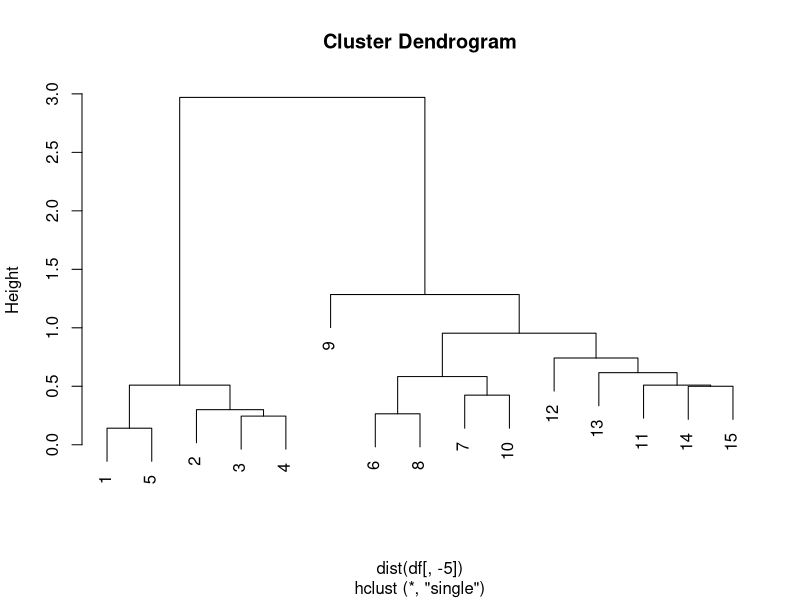

Write R code to recreate this figure.
## ---- chunk 1
knitr::opts_chunk$set(echo = TRUE, fig.align = "center")
## ---- chunk 2
#taking only a small portion of the iris data
df <- iris[c(1:5, 51:55, 101:105), ]
#resetting the row names of the iris data so they are 1:15 
rownames(df) <- NULL
## ---- chunk 3
#checking the number of observations and variables
dim(iris)

#checking the structure of the data
str(iris)

#checking the first 6 observations
head(iris)

#checking the last 6 observations
tail(iris)

#checking if there are any missing values
any(is.na(iris))
## ---- chunk 4
table(df$Species)
## ---- chunk 5
scale(x = df[, -5])
## ---- chunk 6
#making a distance matrix using the dist() function to double check results later
dist_check <- round(as.matrix(dist(x = df[, -5], method = "euclidean")), digits = 2)

#making a function to calculate the euclidean distance between all pairs of observations 
dist_mat <- function(df){
  
  #getting the number of observations
  n <- nrow(df)
  
  #converting the data frame into a matrix
  mat <- as.matrix(df)

  #creating a storage for the output of the for loop
  mat_out <- matrix(data = 0, nrow = n, ncol = n)
  
  #creating a double for loop to calculate the euclidean distances between all pairs of observations
    for (i in 1:n){ 
      for (j in 1:n){ 
        mat_out[i,j] <- round(sqrt(sum((mat[i,] - mat[j,])^2)), digits = 2)
    }
  }
  
  #printing the output
  return(mat_out)
}

#double checking to make the sure function runs
dist_calc <- dist_mat(df = df[, -5])

#checking the if 2 matrices have the same output - first we need to coerce the dist_check into a proper R matrix so that the structures of the 2 matrices are exactly the same
identical(matrix(data = c(dist_check), nrow = 15, ncol = 15, byrow = T), dist_calc)
## ---- chunk 7
hclustScratch <- function(dist){
  
  #first some error control
  if(!is.matrix(dist)){ #the input must be a matrix 
    stop("The dist input must be a matrix")
  }
  if(any(!is.numeric(dist))){ #the matrix must contain numeric values 
    stop("The dist matrix must contain numeric values")
  }
  
  #setting the diagonal of the distance matrix to infinity so it will not interfere with finding the minimum, since the diagonal is all 0s
  diag(dist) <- Inf
  #getting the number of observations
  nclust <- nrow(dist)
  #creating a storage matrix to track which indices have been merged
  groups <- matrix(NA, nrow(dist) - 1, 2)
  #creating a storage vector for the minimum distance selected at each iteration
  mindist_stor <- numeric()
  #initializing j which will be used for marking indices 
  j <- 1
  
  #starting the while loop which will keep iterating until there is only a single cluster remaining
  while(nclust > 2){
  
  #getting the indices of the 2 observations with the smallest euclidean distance
  group <- sort(as.numeric(which(dist == min(dist), arr.ind = T)[1,]))
  #tracking the indices of the observations with the lowest distance between them
  groups[j,] <- group
  #getting a numeric value for the minimum distance
  mindist <- dist[group[1], group[2]]
  #storing the minimum distance in the storage vector
  mindist_stor[j] <- mindist
  #creating a sequence from 1 to the number of rows in the distance matrix but with the 2 indices that had the smallest distance omitted
  seqal<- (1:nrow(dist))[!(1:nrow(dist)) %in% group]
  #creating a storage vector for the new distances (which will be updated using single linkage between the cluster and original observations)
  newdists <- c()
  
  #now to run a for loop over the indices which have not been removed from the distance matrix to update the distance matrix because a cluster has been formed 
  #that is, the distances between all of the original observations that have not been removed stay the same, but new distances must be calculated between the observations and the cluster using single linkage in this case 
  for(i in seqal){
    #using single linkage to calculate the new distances between the cluster and observations.
    #in single linkage clustering, the distance between two clusters is determined by a single pair of elements: those two elements (one in each cluster) that are closest to each other, hence why we are using the min() function 
    val <- min(dist[group[1], i], dist[group[2], i])
    #storing the minimum distances in the newdists vector 
    newdists <- append(newdists,val)
  }
  
  #adding infinity on the end of the new distances matrix so the dimensions are correct since the updated matrix is n - 1 and the previous for loop is n - 2 because the indices of the observations are removed 
  newdists <- c(newdists, Inf)
  #getting the number of clusters, which will be be n-1 after every update 
  nclust <- length(newdists)
  
  #removing the indices of the observations that have the minimum distance between them while maintaining the object structure with drop = F; this will keep it as a matrix and not drop the dimensions 
  dist2 <- dist[,-c(group[1],group[2]), drop = F]
  dist2 <- dist2[-c(group[1],group[2]),, drop = F]
  
  #this will create a new storage matrix with the same dimensions as there are clusters; it will contain only infinity so that, after it is filled with new distances, we wont run into issues with finding the minimum or with symmetry 
  dist3 <- matrix(Inf, nrow = nclust, ncol = nclust)
  #filling the storage infinity matrix with the original distances between the observations
  dist3[1:(nclust-1), 1:(nclust-1)] <- dist2
  #putting the updated distances into the matrix so now we a completely updated distance matrix
  dist3[nclust, ] <- newdists
  dist3[, nclust] <- newdists
  
  #updating the distance matrix for when it runs again  
  dist <- dist3
  #updating j 
  j <- j + 1
  
  }
  
  #once the number of clusters gets down to 2 and you remove the indices, there is an error because you cannot update the matrix any further based on the criteria, so the code will break
  #this is in place to handle that situation as it only runs a part of the code and extracts the relevant indices and distance values
  if(nclust > 1){
  #getting the indices of the 2 observations with the smallest euclidean distance
  group <- sort(as.numeric(which(dist == min(dist), arr.ind = T)[1,]))
  #tracking the indices of the observations with the lowest distance between them
  groups[j,] <- group
  #getting a numeric value for the minimum distance
  mindist <- dist[group[1], group[2]]
  #storing the minimum distance in the storage vector
  mindist_stor[j] <- mindist
  }
  
  #returning which indices were combined in order 
  return(list("Groups" = groups, "Height" = mindist_stor))
}
## ---- chunk 8
#getting the output from our hierarchical clustering code
hclust_ours <- hclustScratch(dist = dist_calc)

#getting the output from the base R hierarchical clustering function
hclust_r <- hclust(d = dist(df[, -5]), method = "single")

#comparing the 2 outputs
ours <- hclust_ours$Height
hclustr <- round(hclust_r$height, digits = 2)
cbind(ours = ours, Rs = hclustr)
## ---- chunk 9
plot(hclust_r)
## ---- chunk 10
sessionInfo()
